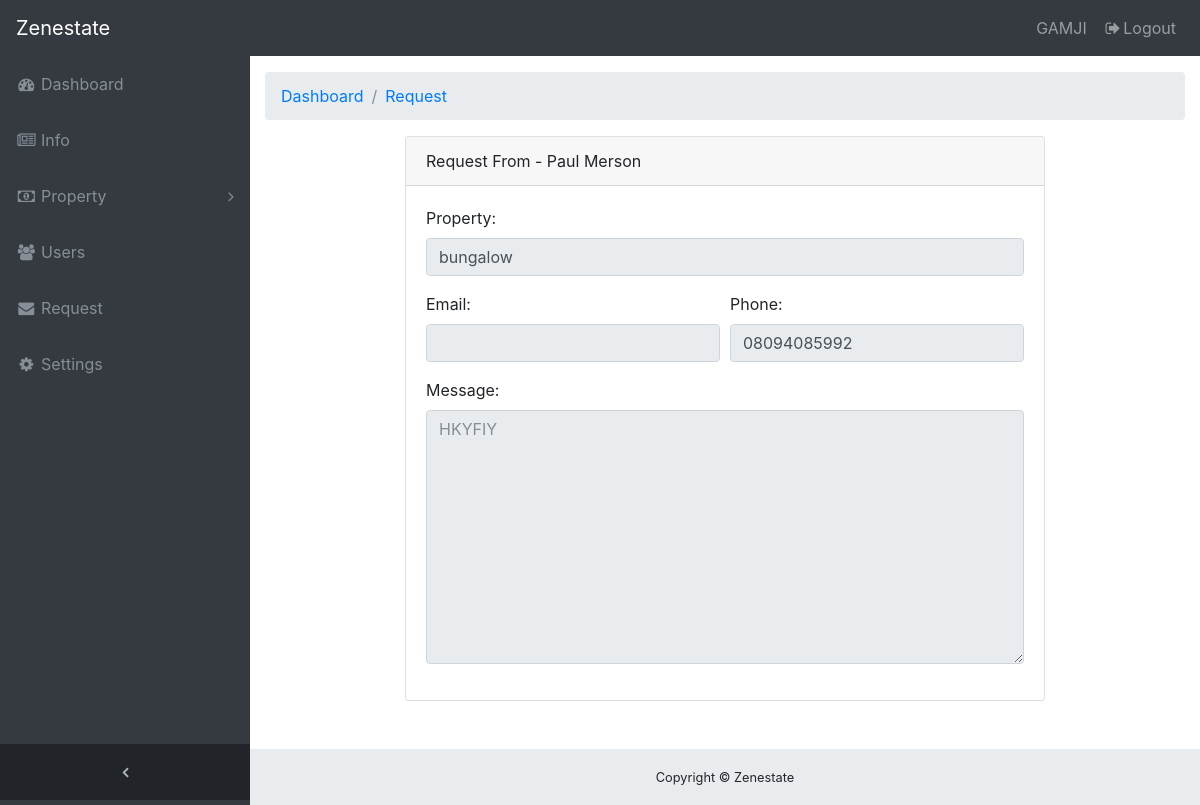
The app's page /admin/view_request.php?edit=3 (signed in) with its own data.
### tables this page shows
CREATE TABLE `requests` (
  `id` int(11) NOT NULL,
  `name` varchar(60) NOT NULL,
  `phone` varchar(20) NOT NULL,
  `email` varchar(80) NOT NULL,
  `property` varchar(100) NOT NULL,
  `message` varchar(800) NOT NULL,
  `time` timestamp NOT NULL DEFAULT CURRENT_TIMESTAMP
);

### admin/view_request.php (the view, shortened to what this page needs)
<?php
include("header.php");
if (isset($_GET['edit'])) {
    $id = $_GET['edit'];
    $sql = "SELECT * FROM requests WHERE id='$id'";
    $user = mysqli_query($connection, $sql);
      if (count($user) == 1 ) {
        $n = mysqli_fetch_array($user, MYSQLI_ASSOC);
        $name = $n['name'];
        $property = $n['property'];
        $email = $n['email'];
        $phone = $n['phone'];
        $message = $n['message'];
      }else{
        echo "Something is wrong";
      }
  }
?>
<div class="content-wrapper">
    <div class="container-fluid">
      <ol class="breadcrumb">
        <li class="breadcrumb-item">
          <a href="index.php">Dashboard</a>
        </li>
        <li class="breadcrumb-item"><a href="request.php">Request</a></li>
      </ol>
      <div class="row">
        <div class="col-12">
            <div class="card card-register mx-auto mb-5">
                <div class="card-header">Request From - <?php echo $name ?></div>
                <div class="card-body">
                    <form action="">
                        <div class="form-group">
                            <label for="">Property:</label>
                            <input type="text" name="" id="" class="form-control" value="<?php echo $property ?>" readonly>
                        </div>
                        <div class="form-group">
                            <div class="form-row">
                                <div class="col-md-6">
                                    <label for="">Email:</label>
                                    <input type="text" name="" id="" class="form-control" value="<?php echo $email ?>" readonly>
                                </div>
                                <div class="col-md-6">
                                    <label for="">Phone:</label>
                                    <input type="text" name="" id="" class="form-control" value="<?php echo $phone ?>" readonly>
                                </div>
                            </div>
                        </div>
                        <div class="form-group">
                            <label for="">Message:</label>
                            <textarea name="" class="form-control" readonly placeholder="<?php echo $message ?>" id="" cols="30" rows="10"></textarea>
                        </div>
                    </form>
                </div>
            </div>
        </div>
      </div>
</div>
<?php
include("footer.php");
?>

### admin/css/sb-admin.css (style rules this page uses)
html { position: relative; min-height: 100%; }
body { overflow-x: hidden; }
body.sticky-footer { margin-bottom: 56px; }
body.sticky-footer .content-wrapper { min-height: calc(100vh - 56px - 56px); }
body.fixed-nav { padding-top: 56px; }
.content-wrapper { min-height: calc(100vh - 56px); padding-top: 1rem; }
.content-wrapper { overflow-x: hidden; background: white; }
@media (min-width: 992px) { .content-wrapper { margin-left: 250px; } }
.card-register { max-width: 40rem; }

### records on screen
requests: name "Paul Merson", property "bungalow", phone "08094085992", message "HKYFIY"

### other values on screen
$_SESSION['username'] "GAMJI"
